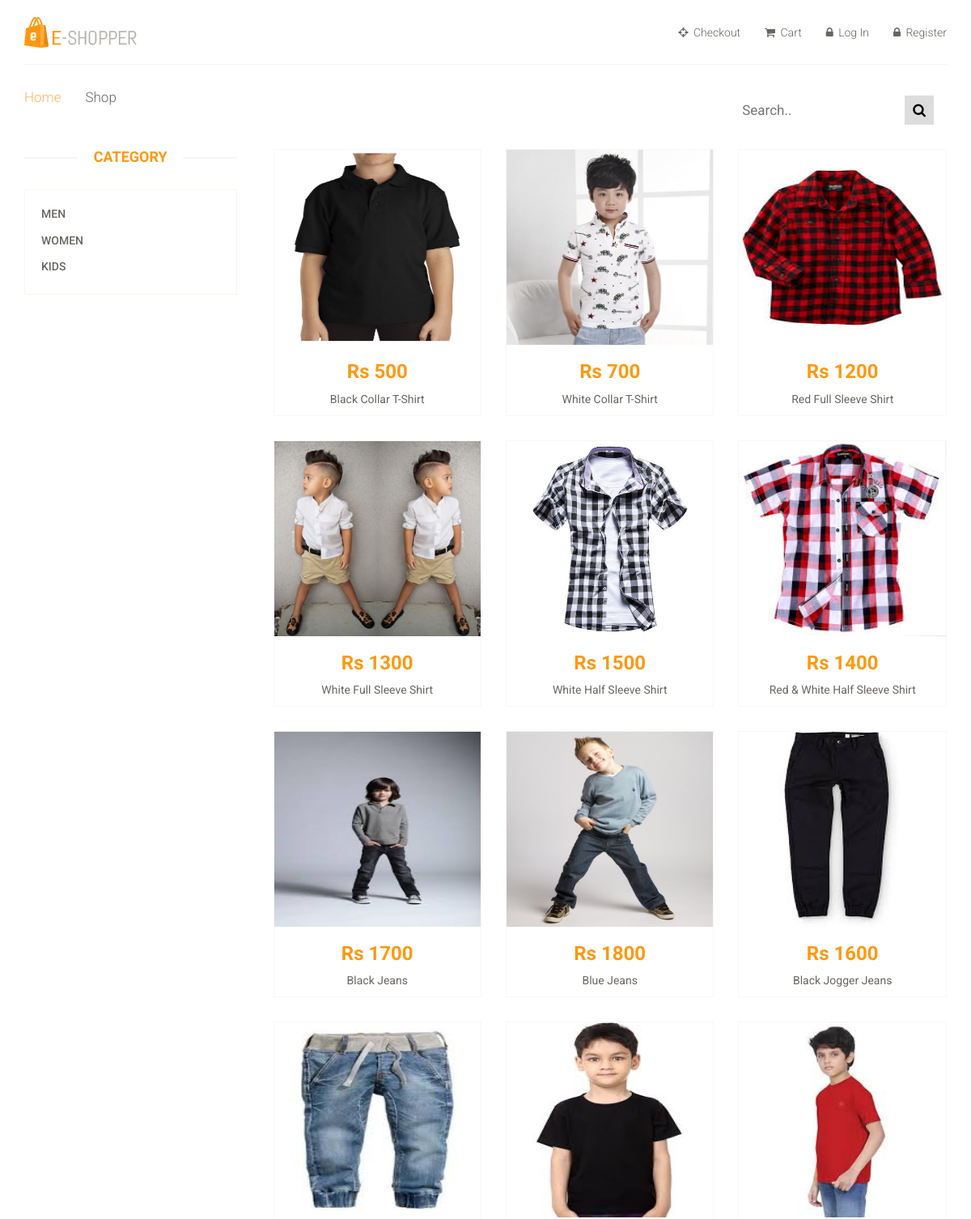
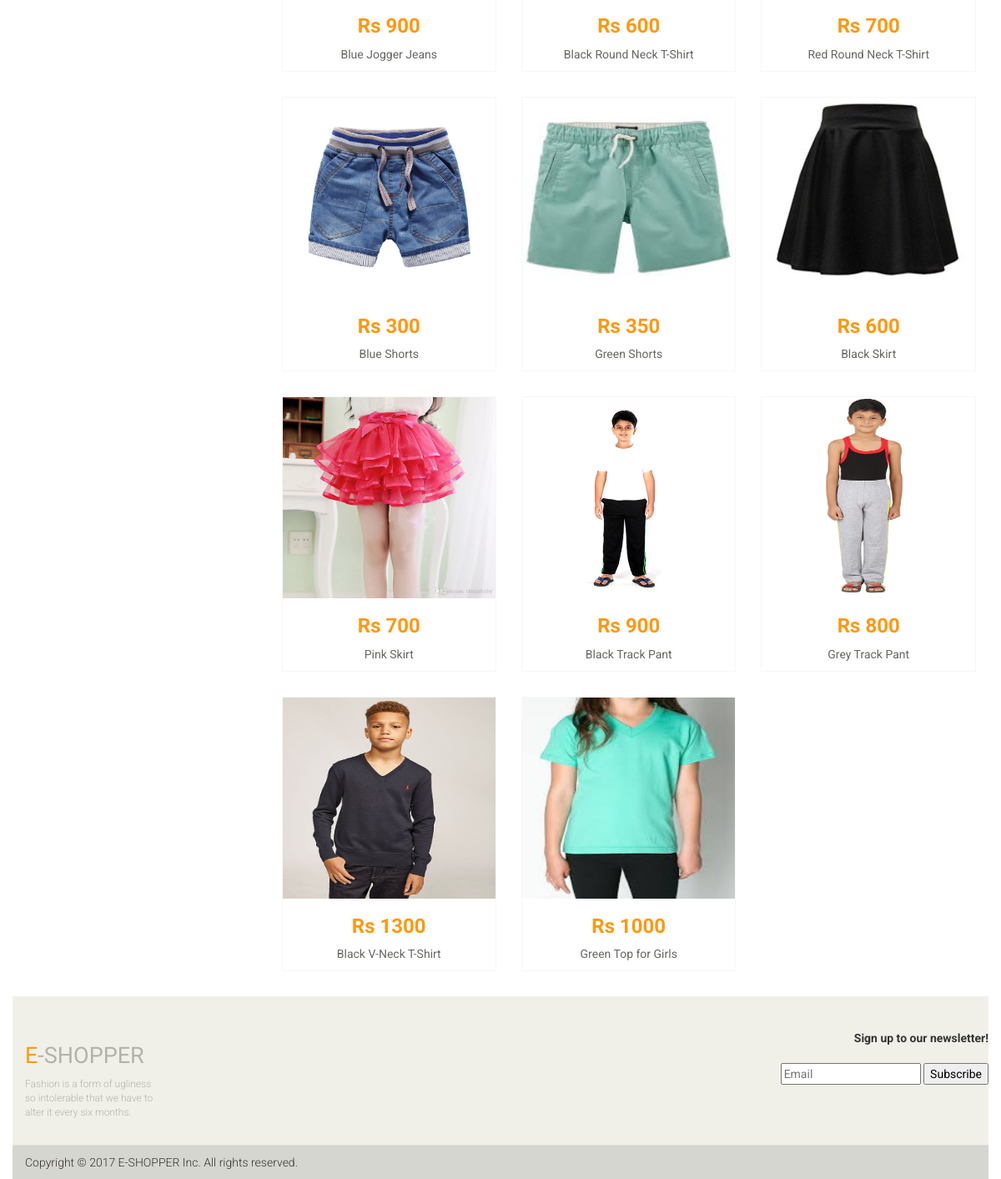
/kids-product-list.php, run on the app's committed database (2 pictures, top to bottom).
### tables this page shows
CREATE TABLE `products` (
  `Product_Name` varchar(30) NOT NULL,
  `Quantity` int(5) NOT NULL,
  `Price` float NOT NULL,
  `Product Description` varchar(60) NOT NULL,
  `Path` varchar(50) NOT NULL,
  `ID` int(5) NOT NULL
);

### kids-item.php (the view)
<?php
$result = mysqli_query($db,"SELECT * FROM products WHERE ID BETWEEN 40 AND 59");
while ($row = mysqli_fetch_assoc($result))
{ ?>
<div class="col-sm-4">
  <div class="product-image-wrapper">
    <div class="single-products">
      <div class="productinfo text-center">
        <img src="<?php echo $row['Path']; ?>" alt="<?php echo $row['Product_Name']; ?>" style="height: 241px;"/>
        <h2>Rs <?php echo $row['Price']; ?></h2>
        <a href="product-details.php?id=<?php echo (int)$row['ID']?>">
        <p><?php echo $row['Product_Name']; ?></p></a>
      </div>
    </div>
  </div>
</div>
<?php } ?>

### css/main.css (style rules this page uses)
body { font-family: 'Roboto', sans-serif; background-color: white; position: relative; font-weight:400px; }
a { -webkit-transition: 300ms; -moz-transition: 300ms; -o-transition: 300ms; transition: 300ms; }
h1, h2, h3, h4, h5, h6 { font-family: 'Roboto', sans-serif; }
.product-image-wrapper { border:1px solid #F7F7F5; overflow: hidden; margin-bottom:30px; }
.single-products { position: relative; }
.productinfo h2 { color: #FE980F; font-family: 'Roboto', sans-serif; font-size: 24px; font-weight: 700; }
.productinfo p { font-family: 'Roboto', sans-serif; font-size: 14px; font-weight: 400; color: #696763; }
.productinfo img { width: 100%; }
.productinfo { position:relative; }

### data on the page
products: Path (picture), Price "500", Product_Name "Black Collar T-Shirt"
products: Path (picture), Price "700", Product_Name "White Collar T-Shirt"
products: Path (picture), Price "1200", Product_Name "Red Full Sleeve Shirt"
products: Path (picture), Price "1300", Product_Name "White Full Sleeve Shirt"
products: Path (picture), Price "1500", Product_Name "White Half Sleeve Shirt"
products: Path (picture), Price "1400", Product_Name "Red & White Half Sleeve Shirt"
products: Path (picture), Price "1700", Product_Name "Black Jeans"
products: Path (picture), Price "1800", Product_Name "Blue Jeans"
products: Path (picture), Price "1600", Product_Name "Black Jogger Jeans"
products: Path (picture), Price "900", Product_Name "Blue Jogger Jeans"
products: Path (picture), Price "600", Product_Name "Black Round Neck T-Shirt"
products: Path (picture), Price "700", Product_Name "Red Round Neck T-Shirt"
products: Path (picture), Price "300", Product_Name "Blue Shorts"
products: Path (picture), Price "350", Product_Name "Green Shorts"
products: Path (picture), Price "600", Product_Name "Black Skirt"
products: Path (picture), Price "700", Product_Name "Pink Skirt"
products: Path (picture), Price "900", Product_Name "Black Track Pant"
products: Path (picture), Price "800", Product_Name "Grey Track Pant"
products: Path (picture), Price "1300", Product_Name "Black V-Neck T-Shirt"
products: Path (picture), Price "1000", Product_Name "Green Top for Girls"
